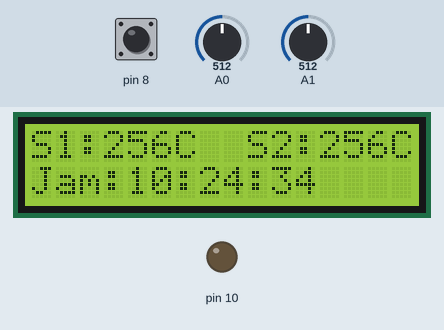
Recording of a sketch running on a simulated Arduino Uno, built with avr-gcc and run on an emulated ATmega328P. Parts: 16×2 character LCD, output pins drawn as LEDs (lit = HIGH). Wiring (inferred from the names in the program): DS1307 clock at I2C address 0x68. Inputs (shaded band) come from the test bench; at power-on: pin 8 HIGH, A0 = 512, A1 = 512. The local clock reads 2024-03-15 10:24:30 at power-on unless the sketch sets it; storage starts empty; what the sketch prints to the serial monitor is not drawn.

Above: at 4.2 s.
4.3 s: pin 8 pulled LOW for 1.35 s
At 6.3 s:
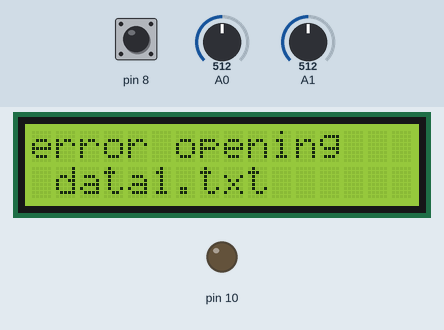
8.1 s: A0 set to 716
At 9.4 s:
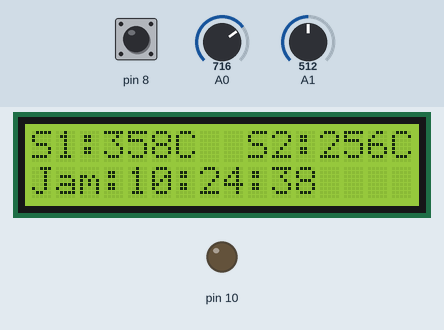
12.4 s: pin 8 pulled LOW for 3.2 s
At 15.5 s:
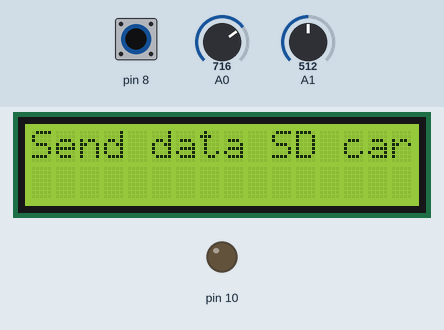
18.7 s: A1 set to 716
At 19.6 s:
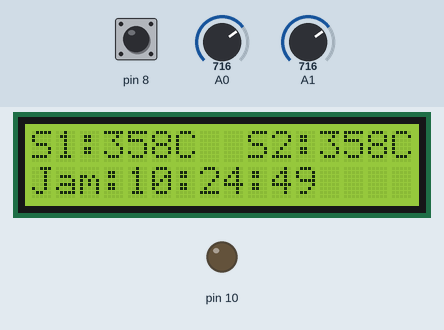
21.7 s: A0 set to 900
At 22.6 s:
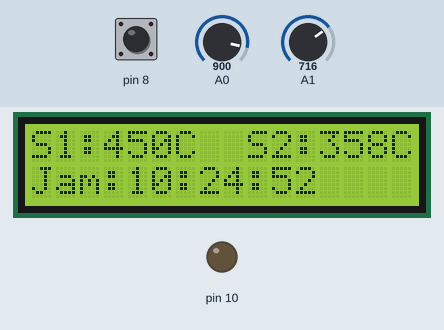
26.0 s: A1 set to 900
At 29.9 s:
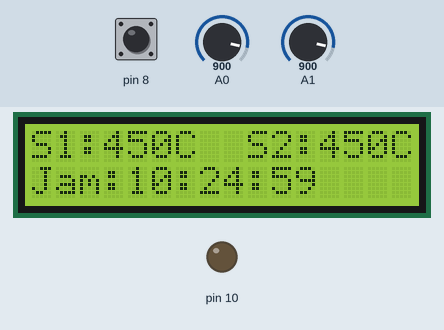
Timing chart, 0 to 31.3 s (numbered marks = the images above; inputs shaded):
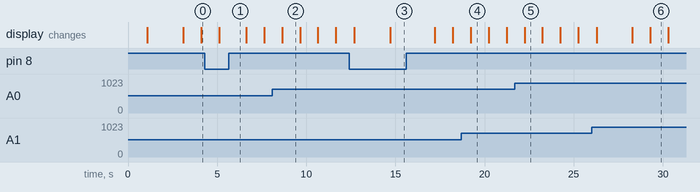

The sketch:

Data_logger_2_sensor_suhu.ino
```cpp
/*************************************
 * Program : Project 16. Data logger 2 sensor suhu
 * Input   : 2 Sensor LM35, RTC DS1307, SD Card
 * Output  : LCD 2x16
 * 125 Proyek Arduino Inkubatek
 * www.tokotronik.com
 * ***********************************/
#include <SPI.h>
#include <SD.h>
#include <LiquidCrystal.h>
#include <Wire.h>

#define DS1307_ADDRESS 0x68
byte zero = 0x00;

File myFile;

LiquidCrystal lcd(2, 3, 4, 5, 6, 7);
int adc;
int suhu1, suhu2;
int waktu;

byte second ,minute,hour, weekDay;
byte monthDay,month,year;

void setup(){
  lcd.begin(16, 2);
  Serial.begin(9600);
  Wire.begin();
//===========================CS SD card
  pinMode(10, OUTPUT);
//===========================Tombol
  pinMode(8, INPUT);
  digitalWrite(8, 1);
//===========================Inisialisasi SD card
  lcd.clear();
  lcd.print("  Inisialisasi");
  lcd.setCursor(0,1);
  lcd.print("    SD card..");
  Serial.println("Inisialisasi SD card..");
  delay(1000);
  if (!SD.begin(10)) {
    lcd.setCursor(0,1);
    lcd.print(" SD card Gagal!  ");
    Serial.print(" SD card Gagal!  ");
    while(1);
  }
  lcd.setCursor(0,1);
  lcd.print("SD card Berhasil ");
  Serial.println("SD card Berhasil ");
  delay(2000);
  lcd.clear();
}

void loop(){
//========================Baca ADC
  adc = analogRead(A0);
  suhu1 = (adc*5)/10;
  adc = analogRead(A1);
  suhu2 = (adc*5)/10;
//========================baca RTC
  bacaRTC();
//========================Display LCD
  lcd.setCursor(0,0);
  lcd.print("S1:");
  lcd.print(suhu1);
  lcd.print("C  S2:");
  lcd.print(suhu2);
  lcd.print("C  ");
  lcd.setCursor(0,1);
  lcd.print("Jam:");
  lcd.print(hour);
  lcd.print(":");
  lcd.print(minute);
  lcd.print(":");
  lcd.print(second);
  lcd.print("  ");
  waktu++;
//============================simpan data setelah 10detik
if (waktu==10){
  myFile = SD.open("data1.txt", FILE_WRITE);
  if (myFile) {
    lcd.clear();
    lcd.print("Simpan data....");
    lcd.setCursor(0,1);
    lcd.print("file->data1.txt");

    myFile.print("Suhu 1=");
    myFile.print(suhu1);
    myFile.print("C, Suhu 2=");
    myFile.print(suhu2);
    myFile.print("C ");

    bacaRTC();
    myFile.print(monthDay);
    myFile.print("/");
    myFile.print(month);
    myFile.print("/");
    myFile.print(year);
    myFile.print(" ");
    myFile.print(hour);
    myFile.print(":");
    myFile.print(minute);
    myFile.print(":");
    myFile.println(second);

    myFile.close();
  }
  else {
    lcd.clear();
    lcd.print("error opening");
    lcd.setCursor(0,1);
    lcd.print(" data1.txt");
    delay(2000);
  }
  waktu=0;
  delay(2000);
  lcd.clear();
}
//=========================tombol 1 baca isi file data1.txt
  if(digitalRead(8)==0){
    myFile = SD.open("data1.txt");
    if (myFile) {
       lcd.clear();
       lcd.setCursor(0,0);
       lcd.print("Send data SD card");
       while (myFile.available()) {
          Serial.write(myFile.read());
       }
       myFile.close();
       delay(1000);
    }
    else {
       lcd.clear();
       lcd.print("error opening");
       lcd.setCursor(0,1);
       lcd.print(" data1.txt");
    }
    delay(500);
  }

  delay(1000);
}

byte decToBcd(byte val){
  return ( (val/10*16) + (val%10) );
}

byte bcdToDec(byte val)  {
  return ( (val/16*10) + (val%16) );
}

void bacaRTC(){
  Wire.beginTransmission(DS1307_ADDRESS);
  Wire.write(zero);
  Wire.endTransmission();
  Wire.requestFrom(DS1307_ADDRESS, 7);
  second = bcdToDec(Wire.read());
  minute = bcdToDec(Wire.read());
  hour = bcdToDec(Wire.read() & 0b111111);
  weekDay = bcdToDec(Wire.read());
  monthDay = bcdToDec(Wire.read());
  month = bcdToDec(Wire.read());
  year = bcdToDec(Wire.read());
}
```

Measured:
- after the input at 4.3 s, the display: changes after 0.82 s (image 1)
- after the input at 12.4 s, the display: first differs from a run without the input after 2.3 s (image 3)
- what the display in image 4 shows lasts 1.0 s, from 19.2 s to 20.2 s
